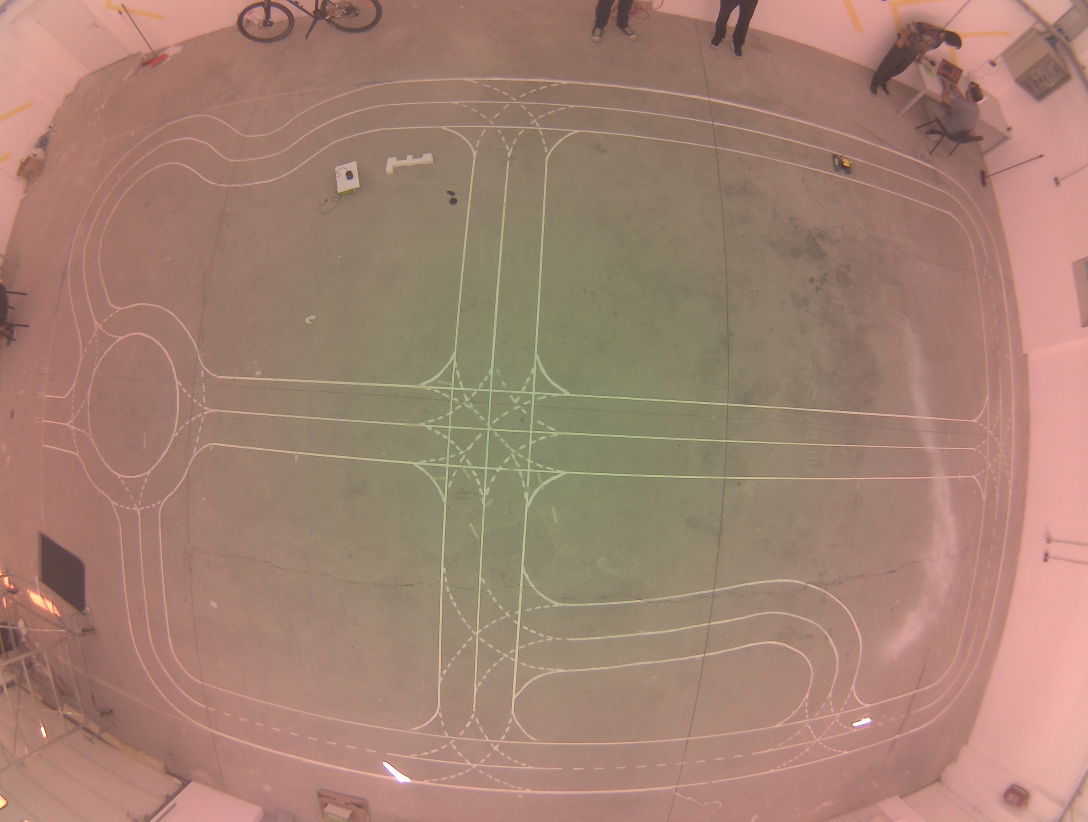
#> input picture L2S_communication/slika0.jpg, 3264 x 2464 px, given in place of x-raw, format=(string)BGR ! appsink, which was not available (shown at 1/3 size)
$ python locator2server_locator.py
#> lines starting #> are read from the running program, lines starting #| are printed output that depends on the picture; after the words box and inside, x2 and y2 are one past the last pixel; in counts of white or black regions, pixels touching at a corner belong together; pictures that were not available may be replaced by others from this repository, and a replacement may not be noted
#> further down, frame is the input picture: shape (2464, 3264, 3); mean B, G, R 114.7, 129.7, 163.3
# main loop

import cv2
import numpy as np


def preproc(img,color):

#> called with color = 'yellow'
    if color == 'yellow':
        lower = np.array([0,85,110])
        upper = np.array([40,255,255])

    img_proc = cv2.cvtColor(img,cv2.COLOR_BGR2HSV)
#> img_proc: shape (2464, 3264, 3); mean H, S, V 12.5, 75.5, 163.4
    img_proc = cv2.inRange(img_proc,lower,upper)
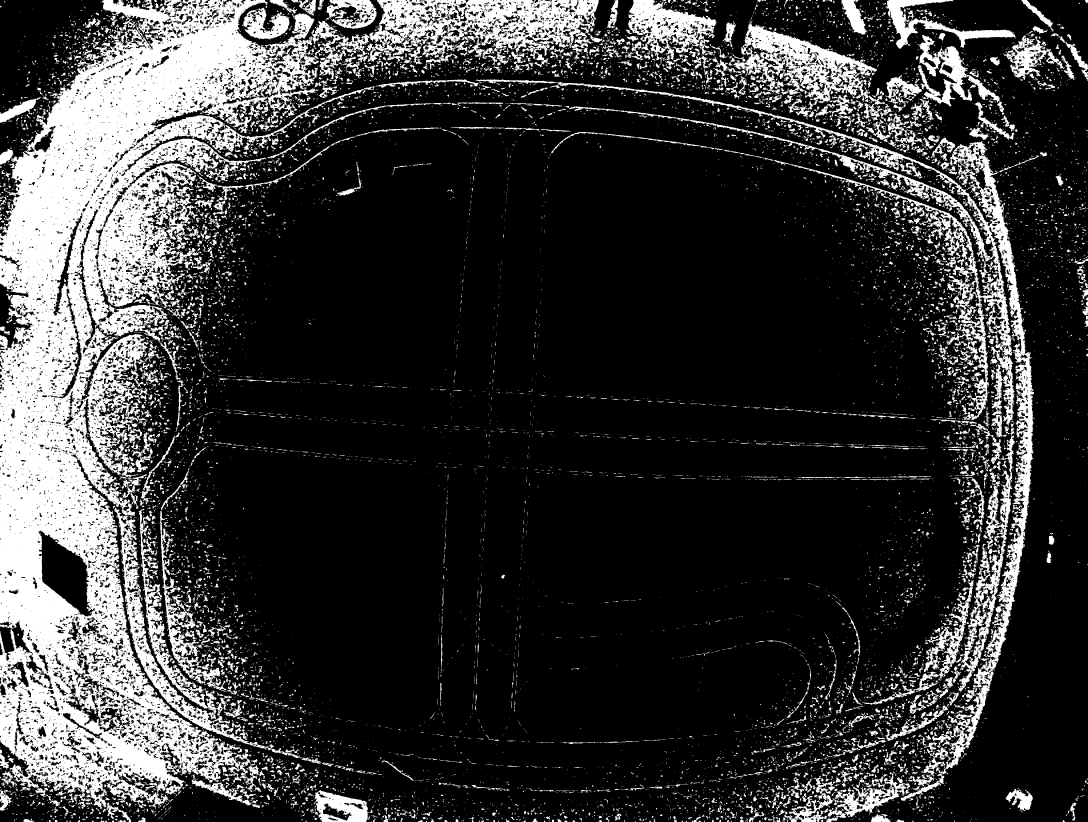
#> img_proc: shape (2464, 3264) (shown at 1/3 size); 21% white; 17846 white regions (15178 under 20 px), largest, box (x1, y1, x2, y2) and area: (0, 0, 1796, 2428) 1000087, (1426, 238, 3102, 2404) 140073, (343, 1522, 903, 2275) 45531
    img_proc = cv2.erode(img_proc,np.ones((7,7)))
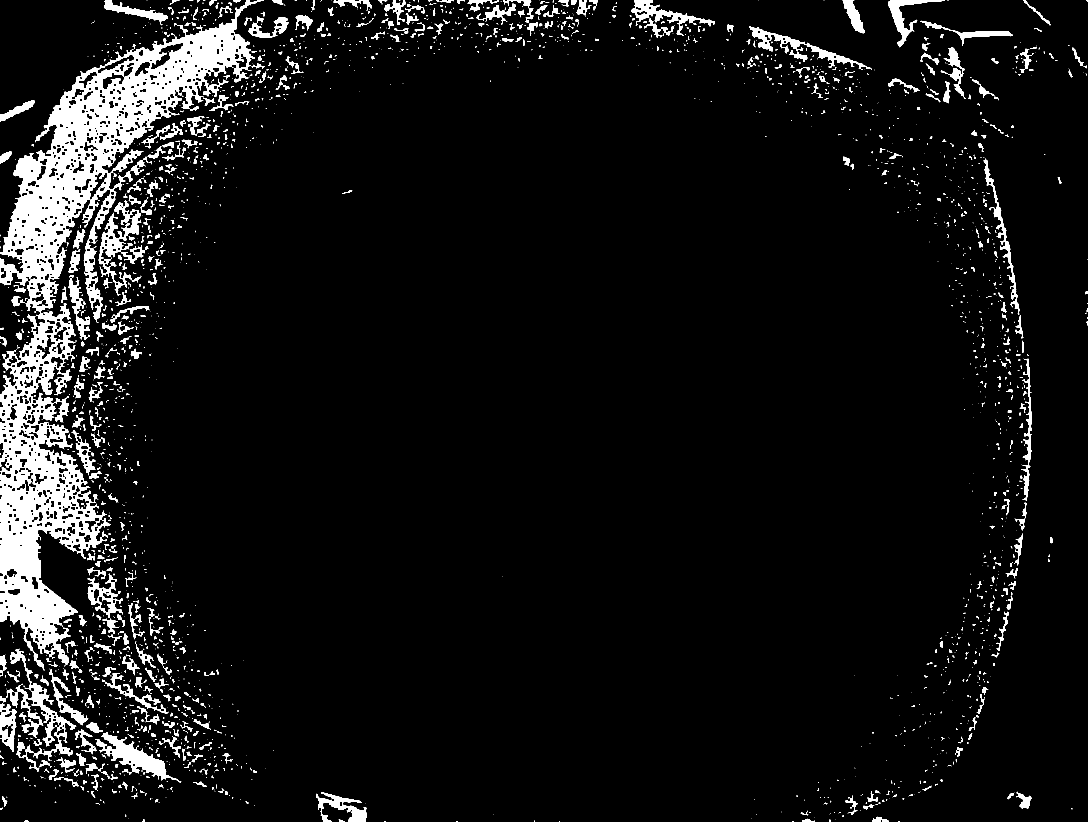
#> img_proc: shape (2464, 3264) (shown at 1/3 size); 6.5% white; 2756 white regions (1906 under 20 px), largest, box (x1, y1, x2, y2) and area: (0, 0, 792, 2011) 307781, (30, 1946, 229, 2281) 10828, (286, 2197, 544, 2349) 10247
    img_proc = cv2.dilate(img_proc,np.ones((25,25)))
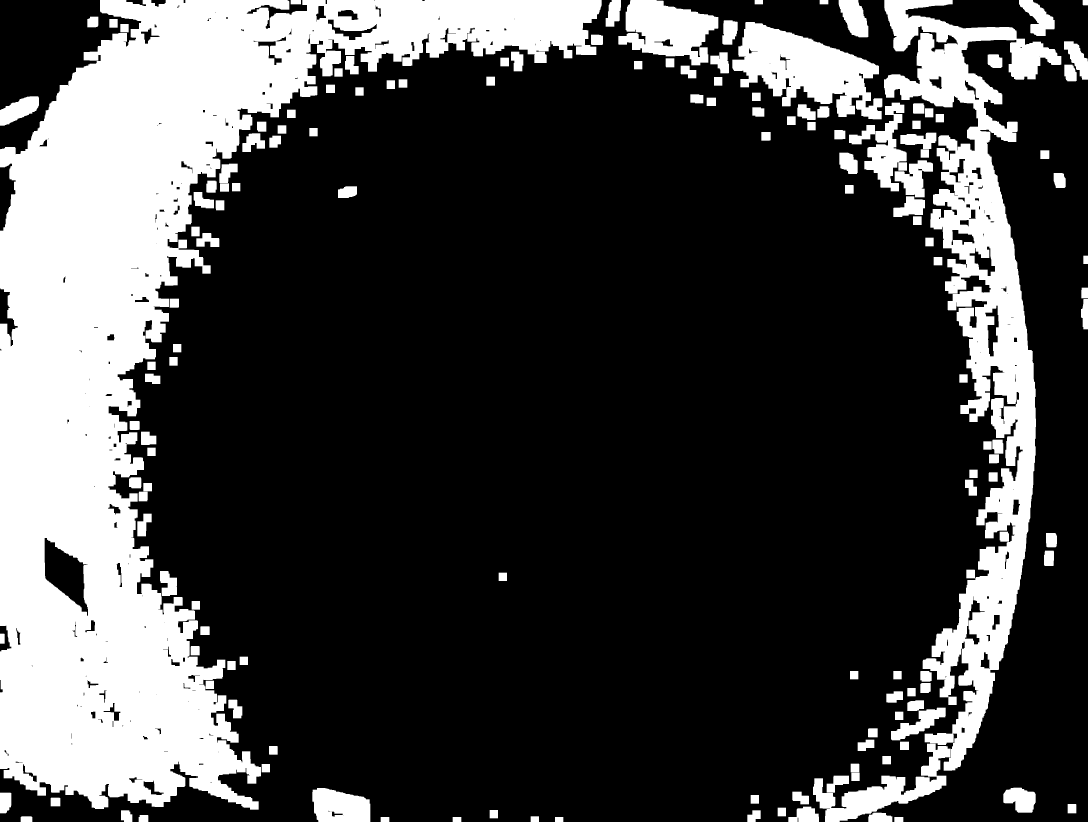
#> img_proc: shape (2464, 3264) (shown at 1/3 size); 25.9% white; 151 white regions, largest, box (x1, y1, x2, y2) and area: (0, 0, 1805, 2429) 1392846, (2652, 0, 3184, 2312) 345685, (2197, 66, 2647, 358) 69664

    img_proc = cv2.Canny(img_proc,254,255)
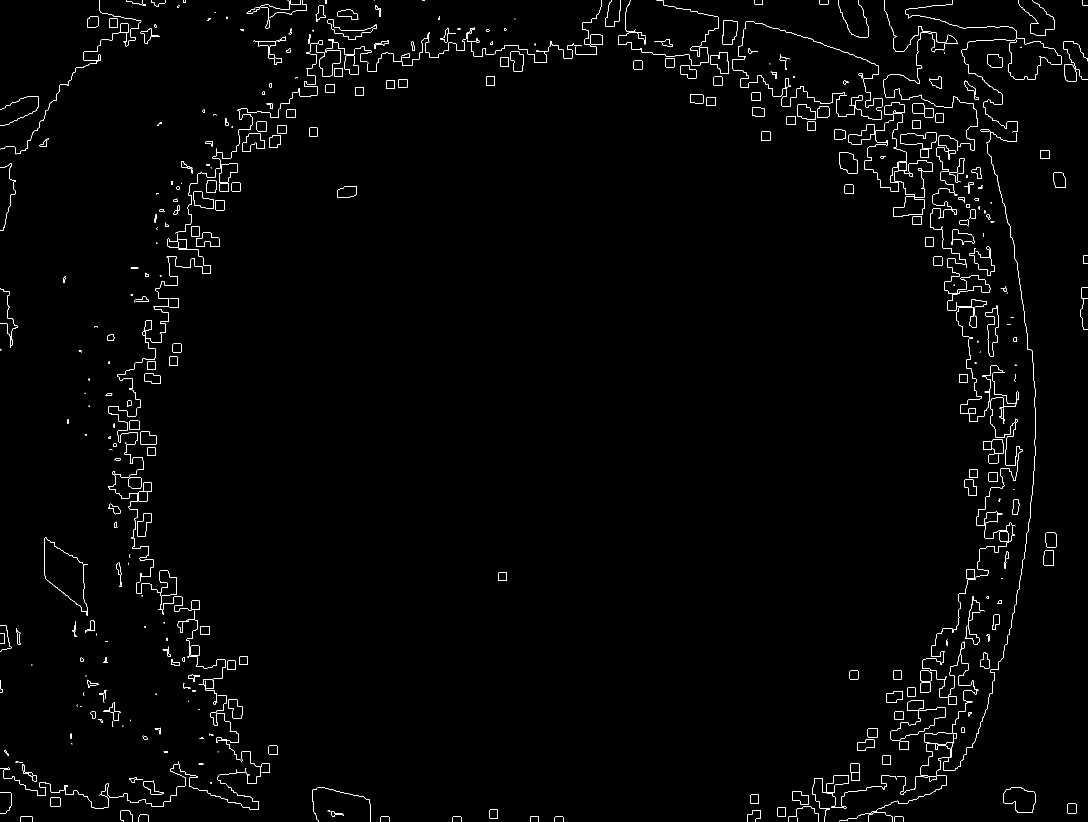
#> img_proc: shape (2464, 3264) (shown at 1/3 size); 0.8% white in thin lines or dots

    return img_proc


def getID(color):

    if color == 'yellow':
        return 1


def getJetCoords(img,color='yellow'):

    # extracts only jetcars, based on their colored roof markers and returns a black&white image
    img_proc = preproc(img,color)

    # adds all columns and rows
    horizontal = img_proc.sum(axis=0)
#> horizontal = 3264 values, max 42840 at index 3106, min 0 at index 1809, mean 5002.9
    vertical = img_proc.sum(axis=1)
#> vertical = 2464 values, max 53295 at index 124, min 765 at index 1069, mean 6627.2

    # get the leftmost peak, then make it 0 to get the second one (hopefuly the rightmost)
    left = np.argmax(horizontal)
#> left = 3106
    horizontal[left] = 0
    right = np.argmax(horizontal)
#> right = 2898

    # get the upmost peak, then make it 0 to get the second one (hopefuly the downmost)
    up = np.argmax(vertical)
#> up = 124
    vertical[up] = 0
    down = np.argmax(vertical)
#> down = 162

    # ideally, the center should be between the 4 values values
    x = int((left+right)/2)
#> x = 3002
    y = int((up+down)/2)
#> y = 143

    ID = getID(color)

    return x,y,ID


def sendMsg(msg):
    # make this happen
    print(msg)


def gstreamer_pipeline(
        capture_width=3264,
        capture_height=2464,
        display_width=3264,
        display_height=2464,
        framerate=21,
        flip_method=0
        ):
    return(
            "nvarguscamerasrc! "
            "video/x-raw(memory:NVMM),"
            "width=(int)%d, height=(int)%d, "
            "format=(string)NV12, framerate=(fraction)%d/1 !"
            "nvvidconv flip-method=%d ! "
            "video/x-raw, width=(int)%d, height=(int)%d, format=(string)BGRx ! "
            "videoconvert ! "
            "video/x-raw, format=(string)BGR ! appsink"
            % (
                capture_width,
                capture_height,
                framerate,
                flip_method,
                display_width,
                display_height,
                )
            )


cap = cv2.VideoCapture(gstreamer_pipeline(), cv2.CAP_GSTREAMER)

while True:

    # frame loading
    ret, frame = cap.read()
    if ret == False:
        print("Video end!")
        break

    # main chores
    x,y,ID = getJetCoords(frame)
#> x = 3002; y = 143; ID = 1
    msg = str(x)+','+str(y)+','+str(ID)
#> msg = '3002,143,1'
    sendMsg(msg)

    # exit strategy, (only when frames are being displayed)
    #key =  cv2.waitKey(1) & 0xFF
    #if key == ord('q'):
    #    break


cap.release()
cv2.destroyAllWindows()
